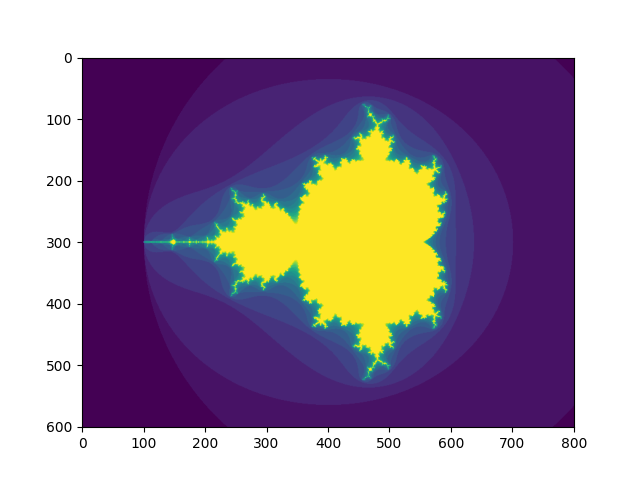

Source code (Python):
import sys
import time
from multiprocessing.pool import ThreadPool
import dask
import dask.array as da
import numpy as np
import matplotlib.pyplot as plt

def mandelbrot(h, w, workers, maxit=20, r=2):

    """Returns an image of the Mandelbrot fractal of size (h,w)."""
    start = time.time()

    hsize = 4*h+1
    hchunk = int(hsize/workers)+1
    x = da.linspace(-2.5, 1.5, hsize, chunks=(hchunk))

    wsize = 3*w+1
    wchunk = int(wsize/workers)+1
    y = da.linspace(-1.5, 1.5, wsize, chunks=(wchunk))

    A, B = da.meshgrid(x, y)

    C = A + B*1j

    z = da.zeros_like(C)

    divtime = maxit + da.zeros(z.shape, dtype=int)

    for i in range(maxit):

        z = z**2 + C

        diverge = abs(z) > r                    # who is diverging

        div_now = diverge & (divtime == maxit)  # who is diverging now

        divtime[div_now] = i                    # note when

        z[diverge] = r                          # avoid diverging too much


    z.compute()

    end = time.time()

    return divtime, end-start


h = 200

w = 200

workers = 2

print("Running mandelbrot with ", str(h), "x", str(w), " size and ", str(workers), " workers (threads)")

dask.config.set(pool=ThreadPool(workers))

mandelbrot_space, time = mandelbrot(h, w, workers)

plt.imshow(mandelbrot_space)
plt.savefig('mandel.png')

print(time)